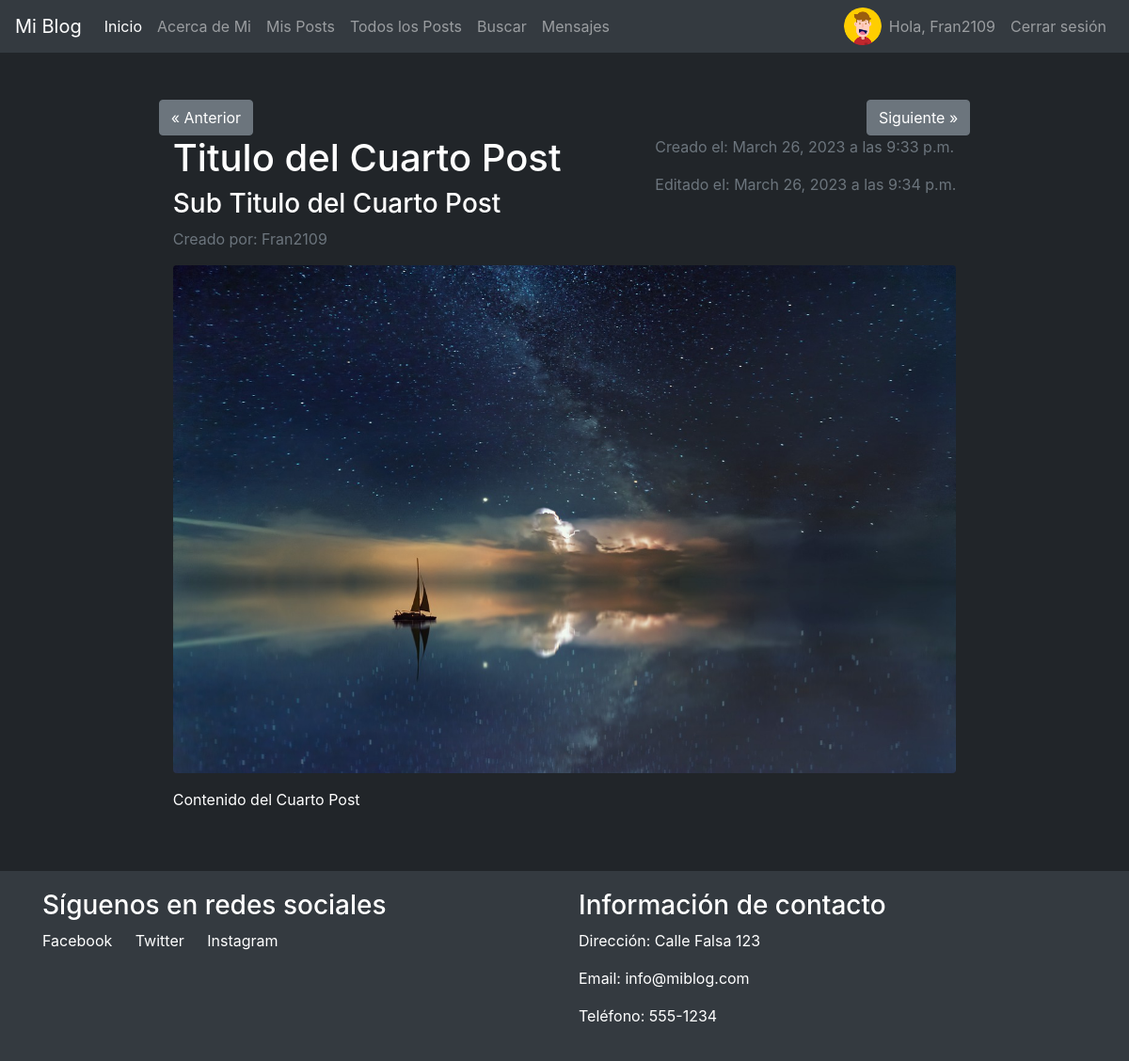
The page /PostsApp/postDetalleMio/4/ (signed in) on the database as committed earlier.
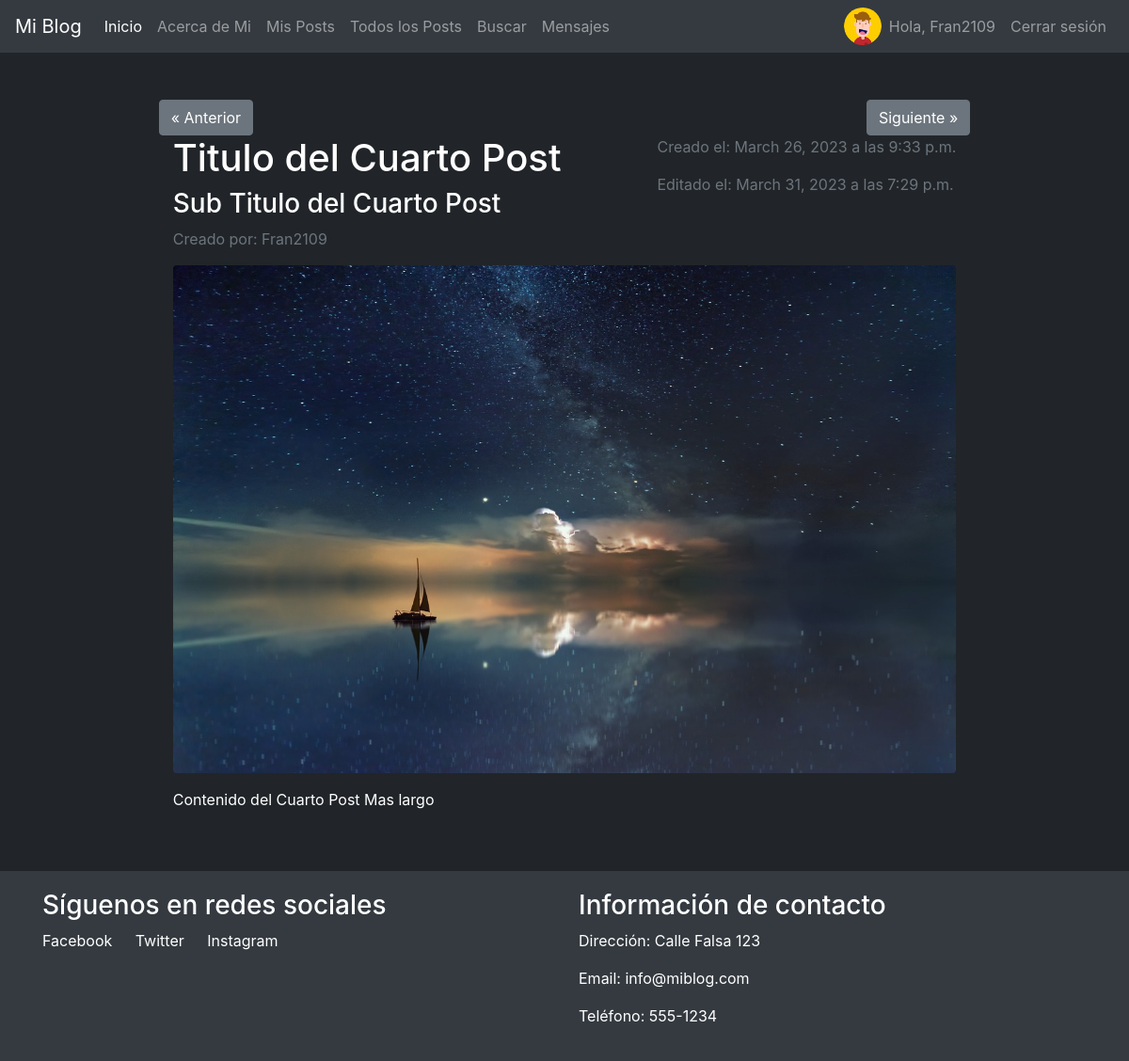
The same page on the database as committed later.
### PostsApp/models.py (models this page shows, shortened)
class Post(models.Model):
    author = models.ForeignKey(Profile, on_delete=models.CASCADE)
    titulo = models.CharField(max_length=255)
    subtitulo = models.CharField(max_length=255)
    contenido = models.TextField()
    fecha_creacion = models.DateTimeField(auto_now_add=True)
    fecha_modificacion = models.DateTimeField(auto_now=True)
    fondo = models.ImageField(upload_to='fondo/', null=True, blank = True)

### UsersApp/models.py (models this page shows, shortened)
class Profile(models.Model):
    user = models.OneToOneField(User, on_delete=models.CASCADE)
    avatar = models.ImageField(upload_to='avatares/', null=True, blank = True)
    link = models.URLField(blank=True)

### PostsApp/views.py (the view)
# urls.py: path('postDetalleMio/<int:pk>/', PostDetalleMio.as_view(), name="PostDetalleMio"),
class PostDetalleMio(LoginRequiredMixin, DetailView):
    model = Post
    template_name = 'post_detalle_mio.html'
    def get_context_data(self, *args, **kwargs):
        posts = Post.objects.filter(author=self.request.user.profile).order_by('-fecha_creacion', "titulo")
        post = get_object_or_404(Post, id=self.kwargs['pk'])
        if(post not in list(posts)):
            raise PermissionDenied("No tienes permiso para ver este post.")
        post_index = list(posts).index(post)
        anterior_post = None
        posterior_post = None
        if post_index > 0:
            anterior_post = posts[post_index - 1]
        if post_index < len(posts) - 1:
            posterior_post = posts[post_index + 1]
        context = super().get_context_data(*args, **kwargs)
        context['post'] = post
        context['anterior_post'] = anterior_post
        context['posterior_post'] = posterior_post
        return context

### PostsApp/templates/post_detalle_mio.html
{% extends 'base.html' %}
{% block content %}
    <div class="row">
        {% if anterior_post %}
            <a href="{% url 'PostsApp:PostDetalleMio' anterior_post.id %}" class="btn btn-secondary">&laquo; Anterior</a>
        {% endif %}
        {% if posterior_post %}
            <a href="{% url 'PostsApp:PostDetalleMio' posterior_post.id %}" class="btn btn-secondary ml-auto">Siguiente &raquo;</a>
        {% endif %}
        <div class="col-md-12">
            <div class="d-flex justify-content-between">
                <div class="d-flex flex-column">
                    <h1>{{ post.titulo }}</h1>
                    <h3>{{ post.subtitulo }}</h3>
                </div>
                <div class="d-flex flex-column">
                    <p class="text-muted">Creado el: {{ post.fecha_creacion|date }} a las {{ post.fecha_creacion|time }}</p>
                    <p class="text-muted">Editado el: {{ post.fecha_modificacion|date }} a las {{ post.fecha_modificacion|time }}</p>
                </div>
            </div>
            <p class="text-muted">Creado por: {{ post.author.user.username }}</p>
            {% if post.fondo %}
                <img class="img-fluid rounded mb-3" src="{{ post.fondo.url }}" alt="{{ post.titulo }}">
            {% endif %}
            <p>{{ post.contenido|safe }}</p>
        </div>
    </div>
{% endblock %}

Rows that differ between the two databases and show on the page:
changed Post "Titulo del Cuarto Post": fecha_modificacion "March 26, 2023" → "March 31, 2023"; fecha_modificacion "9:34 p.m." → "7:29 p.m."; contenido "Contenido del Cuarto Post" → "Contenido del Cuarto Post Mas largo"
